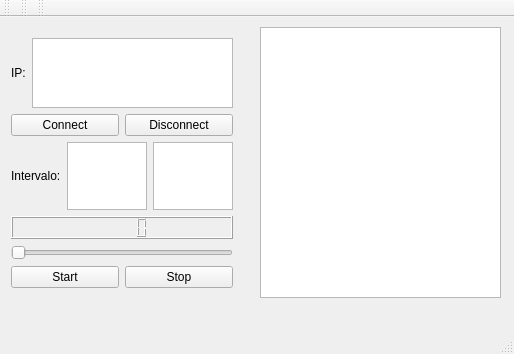
<?xml version="1.0" encoding="UTF-8"?>
<ui version="4.0">
 <class>MainWindow</class>
 <widget class="QMainWindow" name="MainWindow">
  <property name="geometry">
   <rect>
    <x>0</x>
    <y>0</y>
    <width>514</width>
    <height>354</height>
   </rect>
  </property>
  <property name="windowTitle">
   <string>MainWindow</string>
  </property>
  <widget class="QWidget" name="centralWidget">
   <widget class="QWidget" name="layoutWidget">
    <property name="geometry">
     <rect>
      <x>0</x>
      <y>10</y>
      <width>244</width>
      <height>272</height>
     </rect>
    </property>
    <layout class="QVBoxLayout" name="verticalLayout_3" stretch="0,0">
     <item>
      <layout class="QVBoxLayout" name="verticalLayout" stretch="30,70">
       <item>
        <layout class="QHBoxLayout" name="horizontalLayout" stretch="0,0">
         <item>
          <widget class="QLabel" name="label">
           <property name="text">
            <string>IP:</string>
           </property>
          </widget>
         </item>
         <item>
          <widget class="QPlainTextEdit" name="IP_plainTextEdit"/>
         </item>
        </layout>
       </item>
       <item>
        <layout class="QHBoxLayout" name="horizontalLayout_3">
         <item>
          <widget class="QPushButton" name="Connect_pushButton">
           <property name="text">
            <string>Connect</string>
           </property>
          </widget>
         </item>
         <item>
          <widget class="QPushButton" name="Disconnect_pushButton">
           <property name="text">
            <string>Disconnect</string>
           </property>
          </widget>
         </item>
        </layout>
       </item>
      </layout>
     </item>
     <item>
      <layout class="QVBoxLayout" name="verticalLayout_2">
       <item>
        <layout class="QHBoxLayout" name="horizontalLayout_5">
         <item>
          <widget class="QLabel" name="label_3">
           <property name="text">
            <string>Intervalo:</string>
           </property>
          </widget>
         </item>
         <item>
          <layout class="QHBoxLayout" name="horizontalLayout_4">
           <item>
            <widget class="QPlainTextEdit" name="Min_plainTextEdit"/>
           </item>
           <item>
            <widget class="QPlainTextEdit" name="Max_plainTextEdit"/>
           </item>
          </layout>
         </item>
        </layout>
       </item>
       <item>
        <widget class="QLCDNumber" name="lcdNumber"/>
       </item>
       <item>
        <widget class="QSlider" name="horizontalSlider">
         <property name="orientation">
          <enum>Qt::Horizontal</enum>
         </property>
        </widget>
       </item>
       <item>
        <layout class="QHBoxLayout" name="horizontalLayout_7">
         <item>
          <widget class="QPushButton" name="Start_pushButton">
           <property name="text">
            <string>Start</string>
           </property>
          </widget>
         </item>
         <item>
          <layout class="QHBoxLayout" name="horizontalLayout_6">
           <item>
            <widget class="QPushButton" name="Stop_pushButton">
             <property name="text">
              <string>Stop</string>
             </property>
            </widget>
           </item>
          </layout>
         </item>
        </layout>
       </item>
      </layout>
     </item>
    </layout>
   </widget>
   <widget class="QPlainTextEdit" name="plainTextEdit">
    <property name="geometry">
     <rect>
      <x>260</x>
      <y>10</y>
      <width>241</width>
      <height>271</height>
     </rect>
    </property>
   </widget>
  </widget>
  <widget class="QMenuBar" name="menuBar">
   <property name="geometry">
    <rect>
     <x>0</x>
     <y>0</y>
     <width>514</width>
     <height>20</height>
    </rect>
   </property>
  </widget>
  <widget class="QToolBar" name="mainToolBar">
   <attribute name="toolBarArea">
    <enum>TopToolBarArea</enum>
   </attribute>
   <attribute name="toolBarBreak">
    <bool>false</bool>
   </attribute>
  </widget>
  <widget class="QStatusBar" name="statusBar"/>
  <widget class="QToolBar" name="toolBar">
   <property name="windowTitle">
    <string>toolBar</string>
   </property>
   <attribute name="toolBarArea">
    <enum>TopToolBarArea</enum>
   </attribute>
   <attribute name="toolBarBreak">
    <bool>false</bool>
   </attribute>
  </widget>
  <widget class="QToolBar" name="toolBar_2">
   <property name="windowTitle">
    <string>toolBar_2</string>
   </property>
   <attribute name="toolBarArea">
    <enum>TopToolBarArea</enum>
   </attribute>
   <attribute name="toolBarBreak">
    <bool>false</bool>
   </attribute>
  </widget>
 </widget>
 <layoutdefault spacing="6" margin="11"/>
 <resources/>
 <connections>
  <connection>
   <sender>horizontalSlider</sender>
   <signal>valueChanged(int)</signal>
   <receiver>lcdNumber</receiver>
   <slot>display(int)</slot>
   <hints>
    <hint type="sourcelabel">
     <x>63</x>
     <y>283</y>
    </hint>
    <hint type="destinationlabel">
     <x>26</x>
     <y>262</y>
    </hint>
   </hints>
  </connection>
 </connections>
 <slots>
  <slot>stop()</slot>
  <slot>slot2()</slot>
 </slots>
</ui>
